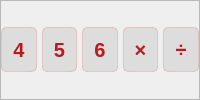
                 <widget class="QFrame" name="key_num_second">
                  <property name="frameShape">
                   <enum>QFrame::StyledPanel</enum>
                  </property>
                  <property name="frameShadow">
                   <enum>QFrame::Raised</enum>
                  </property>
                  <layout class="QHBoxLayout" name="horizontalLayout_6">
                   <property name="spacing">
                    <number>5</number>
                   </property>
                   <property name="leftMargin">
                    <number>0</number>
                   </property>
                   <property name="topMargin">
                    <number>0</number>
                   </property>
                   <property name="rightMargin">
                    <number>0</number>
                   </property>
                   <property name="bottomMargin">
                    <number>0</number>
                   </property>
                   <item>
                    <widget class="QPushButton" name="insert_4">
                     <property name="minimumSize">
                      <size>
                       <width>0</width>
                       <height>40</height>
                      </size>
                     </property>
                     <property name="maximumSize">
                      <size>
                       <width>16777215</width>
                       <height>45</height>
                      </size>
                     </property>
                     <property name="font">
                      <font>
                       <pointsize>-1</pointsize>
                       <bold>true</bold>
                      </font>
                     </property>
                     <property name="cursor">
                      <cursorShape>PointingHandCursor</cursorShape>
                     </property>
                     <property name="styleSheet">
                      <string notr="true">QPushButton{
	color:  rgba(183, 26, 31, 255);
	background-color: #ddd;
	border-radius:5px;
font-family: &quot;Segoe UI&quot;;
	font-size: 20px;
border: 1px solid rgba(183, 26, 31, 40);
}

QPushButton:hover{
	color:  rgba(183, 26, 31, 255);
	background-color: #bbb;

}
QPushButton:pressed{
	color: #eee;
background-color: qlineargradient(spread:pad, x1:0, y1:1, x2:1, y2:0, stop:0 rgba(183, 26, 31, 255), stop:1 rgba(226, 60, 146, 255));

}
</string>
                     </property>
                     <property name="text">
                      <string>4</string>
                     </property>
                    </widget>
                   </item>
                   <item>
                    <widget class="QPushButton" name="insert_5">
                     <property name="minimumSize">
                      <size>
                       <width>0</width>
                       <height>40</height>
                      </size>
                     </property>
                     <property name="maximumSize">
                      <size>
                       <width>16777215</width>
                       <height>45</height>
                      </size>
                     </property>
                     <property name="font">
                      <font>
                       <pointsize>-1</pointsize>
                       <bold>true</bold>
                      </font>
                     </property>
                     <property name="cursor">
                      <cursorShape>PointingHandCursor</cursorShape>
                     </property>
                     <property name="styleSheet">
                      <string notr="true">QPushButton{
	color:  rgba(183, 26, 31, 255);
	background-color: #ddd;
	border-radius:5px;
font-family: &quot;Segoe UI&quot;;
	font-size: 20px;
border: 1px solid rgba(183, 26, 31, 40);
}

QPushButton:hover{
	color:  rgba(183, 26, 31, 255);
	background-color: #bbb;

}
QPushButton:pressed{
	color: #eee;
background-color: qlineargradient(spread:pad, x1:0, y1:1, x2:1, y2:0, stop:0 rgba(183, 26, 31, 255), stop:1 rgba(226, 60, 146, 255));

}
</string>
                     </property>
                     <property name="text">
                      <string>5</string>
                     </property>
                    </widget>
                   </item>
                   <item>
                    <widget class="QPushButton" name="insert_6">
                     <property name="minimumSize">
                      <size>
                       <width>0</width>
                       <height>40</height>
                      </size>
                     </property>
                     <property name="maximumSize">
                      <size>
                       <width>16777215</width>
                       <height>45</height>
                      </size>
                     </property>
                     <property name="font">
                      <font>
                       <pointsize>-1</pointsize>
                       <bold>true</bold>
                      </font>
                     </property>
                     <property name="cursor">
                      <cursorShape>PointingHandCursor</cursorShape>
                     </property>
                     <property name="styleSheet">
                      <string notr="true">QPushButton{
	color:  rgba(183, 26, 31, 255);
	background-color: #ddd;
	border-radius:5px;
font-family: &quot;Segoe UI&quot;;
	font-size: 20px;
border: 1px solid rgba(183, 26, 31, 40);
}

QPushButton:hover{
	color:  rgba(183, 26, 31, 255);
	background-color: #bbb;

}
QPushButton:pressed{
	color: #eee;
background-color: qlineargradient(spread:pad, x1:0, y1:1, x2:1, y2:0, stop:0 rgba(183, 26, 31, 255), stop:1 rgba(226, 60, 146, 255));

}
</string>
                     </property>
                     <property name="text">
                      <string>6</string>
                     </property>
                    </widget>
                   </item>
                   <item>
                    <widget class="QPushButton" name="insert_multiplication">
                     <property name="minimumSize">
                      <size>
                       <width>0</width>
                       <height>0</height>
                      </size>
                     </property>
                     <property name="maximumSize">
                      <size>
                       <width>16777215</width>
                       <height>45</height>
                      </size>
                     </property>
                     <property name="font">
                      <font>
                       <pointsize>-1</pointsize>
                       <bold>true</bold>
                      </font>
                     </property>
                     <property name="cursor">
                      <cursorShape>PointingHandCursor</cursorShape>
                     </property>
                     <property name="styleSheet">
                      <string notr="true">QPushButton{
	color:  rgba(183, 26, 31, 255);
	background-color: #ddd;
	border-radius:5px;
font-family: &quot;Segoe UI&quot;;
	font-size: 20px;
border: 1px solid rgba(183, 26, 31, 40);
}

QPushButton:hover{
	color:  rgba(183, 26, 31, 255);
	background-color: #bbb;

}
QPushButton:pressed{
	color: #eee;
background-color: qlineargradient(spread:pad, x1:0, y1:1, x2:1, y2:0, stop:0 rgba(183, 26, 31, 255), stop:1 rgba(226, 60, 146, 255));

}
</string>
                     </property>
                     <property name="text">
                      <string>×</string>
                     </property>
                    </widget>
                   </item>
                   <item>
                    <widget class="QPushButton" name="insert_division">
                     <property name="minimumSize">
                      <size>
                       <width>0</width>
                       <height>40</height>
                      </size>
                     </property>
                     <property name="maximumSize">
                      <size>
                       <width>16777215</width>
                       <height>45</height>
                      </size>
                     </property>
                     <property name="font">
                      <font>
                       <pointsize>-1</pointsize>
                       <bold>true</bold>
                      </font>
                     </property>
                     <property name="cursor">
                      <cursorShape>PointingHandCursor</cursorShape>
                     </property>
                     <property name="styleSheet">
                      <string notr="true">QPushButton{
	color:  rgba(183, 26, 31, 255);
	background-color: #ddd;
	border-radius:5px;
font-family: &quot;Segoe UI&quot;;
	font-size: 20px;
border: 1px solid rgba(183, 26, 31, 40);
}

QPushButton:hover{
	color:  rgba(183, 26, 31, 255);
	background-color: #bbb;

}
QPushButton:pressed{
	color: #eee;
background-color: qlineargradient(spread:pad, x1:0, y1:1, x2:1, y2:0, stop:0 rgba(183, 26, 31, 255), stop:1 rgba(226, 60, 146, 255));

}
</string>
                     </property>
                     <property name="text">
                      <string>÷</string>
                     </property>
                    </widget>
                   </item>
                  </layout>
                 </widget>
